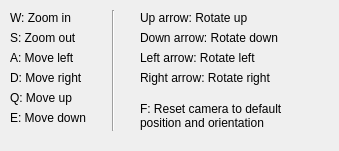
<?xml version="1.0" encoding="UTF-8"?>
<ui version="4.0">
 <class>CameraControls</class>
 <widget class="QWidget" name="CameraControls">
  <property name="geometry">
   <rect>
    <x>0</x>
    <y>0</y>
    <width>339</width>
    <height>151</height>
   </rect>
  </property>
  <property name="windowTitle">
   <string>Camera Controls</string>
  </property>
  <widget class="QLabel" name="label">
   <property name="geometry">
    <rect>
     <x>10</x>
     <y>10</y>
     <width>121</width>
     <height>16</height>
    </rect>
   </property>
   <property name="text">
    <string>W: Zoom in</string>
   </property>
  </widget>
  <widget class="QLabel" name="label_2">
   <property name="geometry">
    <rect>
     <x>10</x>
     <y>30</y>
     <width>121</width>
     <height>16</height>
    </rect>
   </property>
   <property name="text">
    <string>S: Zoom out</string>
   </property>
  </widget>
  <widget class="QLabel" name="label_3">
   <property name="geometry">
    <rect>
     <x>10</x>
     <y>50</y>
     <width>121</width>
     <height>16</height>
    </rect>
   </property>
   <property name="text">
    <string>A: Move left</string>
   </property>
  </widget>
  <widget class="QLabel" name="label_4">
   <property name="geometry">
    <rect>
     <x>10</x>
     <y>70</y>
     <width>121</width>
     <height>16</height>
    </rect>
   </property>
   <property name="text">
    <string>D: Move right</string>
   </property>
  </widget>
  <widget class="QLabel" name="label_5">
   <property name="geometry">
    <rect>
     <x>10</x>
     <y>90</y>
     <width>121</width>
     <height>16</height>
    </rect>
   </property>
   <property name="text">
    <string>Q: Move up</string>
   </property>
  </widget>
  <widget class="QLabel" name="label_6">
   <property name="geometry">
    <rect>
     <x>10</x>
     <y>110</y>
     <width>121</width>
     <height>16</height>
    </rect>
   </property>
   <property name="text">
    <string>E: Move down</string>
   </property>
  </widget>
  <widget class="QLabel" name="label_7">
   <property name="geometry">
    <rect>
     <x>140</x>
     <y>10</y>
     <width>121</width>
     <height>16</height>
    </rect>
   </property>
   <property name="text">
    <string>Up arrow: Rotate up</string>
   </property>
  </widget>
  <widget class="QLabel" name="label_8">
   <property name="geometry">
    <rect>
     <x>140</x>
     <y>30</y>
     <width>171</width>
     <height>16</height>
    </rect>
   </property>
   <property name="text">
    <string>Down arrow: Rotate down</string>
   </property>
  </widget>
  <widget class="QLabel" name="label_9">
   <property name="geometry">
    <rect>
     <x>140</x>
     <y>50</y>
     <width>161</width>
     <height>16</height>
    </rect>
   </property>
   <property name="text">
    <string>Left arrow: Rotate left</string>
   </property>
  </widget>
  <widget class="QLabel" name="label_10">
   <property name="geometry">
    <rect>
     <x>140</x>
     <y>70</y>
     <width>161</width>
     <height>16</height>
    </rect>
   </property>
   <property name="text">
    <string>Right arrow: Rotate right</string>
   </property>
  </widget>
  <widget class="QLabel" name="label_11">
   <property name="geometry">
    <rect>
     <x>140</x>
     <y>100</y>
     <width>171</width>
     <height>31</height>
    </rect>
   </property>
   <property name="text">
    <string>F: Reset camera to default position and orientation</string>
   </property>
   <property name="wordWrap">
    <bool>true</bool>
   </property>
  </widget>
  <widget class="Line" name="line">
   <property name="geometry">
    <rect>
     <x>103</x>
     <y>10</y>
     <width>20</width>
     <height>121</height>
    </rect>
   </property>
   <property name="orientation">
    <enum>Qt::Vertical</enum>
   </property>
  </widget>
 </widget>
 <resources/>
 <connections/>
</ui>
